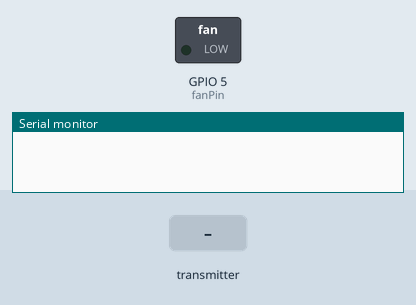
Simulated run of this sketch. Board: ESP32. On the bench: switched loads named in the sketch (green lamp = pin HIGH), the last lines printed to the serial monitor. The inputs (shaded band) are chosen by the test bench.

Above: at 1.2 s.
1.3 s: the transmitter starts sending temp = 0
At 1.8 s:
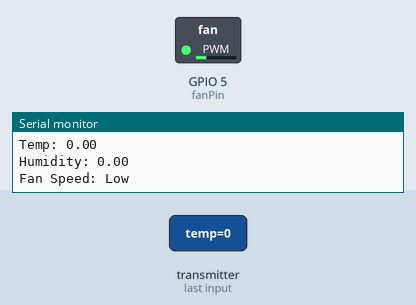
2.8 s: the transmitter starts sending temp = 25
At 4.0 s:
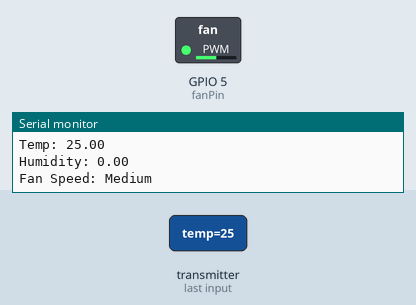
4.3 s: the transmitter starts sending temp = 50
At 5.3 s:
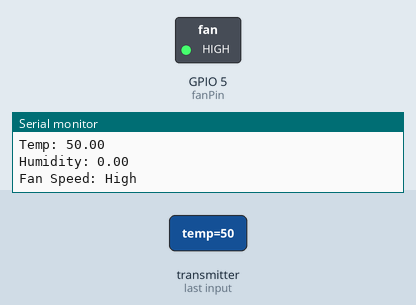
Timing chart, 0 to 7.3 s (numbered marks = the images above; inputs shaded):
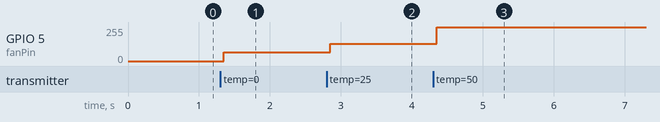

The sketch:

pwm_espnow_RCVV.ino
```cpp
//demo board mac 80:7d:3a:fc:e5:d4

//#################################### IMPORT LIBS###################################
#include <esp_now.h>
#include <WiFi.h>

//#################################### PUBLIC DECLARATION ###################################
const int fanPin = 5;  // PWM pin connected to the fan's control input

// Structure example to receive data
// Must match the sender structure
typedef struct struct_message {
  float temp;
  float humidity;
} struct_message;

// Create a struct_message called myData
struct_message myData;

//#################################### FUNCTION DECLARATION ###################################

// callback function that will be executed when data is received
void OnDataRecv(const uint8_t *mac, const uint8_t *incomingData, int len) {
  memcpy(&myData, incomingData, sizeof(myData));
  Serial.print("Bytes received: ");
  Serial.println(len);
  Serial.print("Temp: ");
  Serial.println(myData.temp);
  Serial.print("Humidity: ");
  Serial.println(myData.humidity);

  float temperature = myData.temp;

// PROCESS RCVV DATA
  if (temperature < 25.0) {
    // Low speed (25% duty cycle)
    analogWrite(fanPin, 64);
    Serial.println("Fan Speed: Low");
  } else if (temperature >= 25.0 && temperature < 30.0) {
    // Medium speed (50% duty cycle)
    analogWrite(fanPin, 128);
    Serial.println("Fan Speed: Medium");
  } else {
    // High speed (100% duty cycle)
    analogWrite(fanPin, 255);
    Serial.println("Fan Speed: High");
  }
}

//#################################### INIT ###################################

void setup() {
  // Initialize Serial Monitor
  Serial.begin(115200);

  // Set the fan pin as an output
  pinMode(fanPin, OUTPUT);

  // Set device as a Wi-Fi Station
  WiFi.mode(WIFI_STA);

  // Init ESP-NOW
  if (esp_now_init() != ESP_OK) {
    Serial.println("Error initializing ESP-NOW");
    return;
  }

  // Once ESPNow is successfully Init, we will register for recv CB to
  // get recv packer info
  esp_now_register_recv_cb(esp_now_recv_cb_t(OnDataRecv));
}

//#################################### LOOP ###################################

void loop() {
}
```

Measured:
- after the input at 1.3 s, GPIO 5 (fanPin): 0/255 → 64/255 after 0.05 s
- after the input at 2.8 s, GPIO 5 (fanPin): 64/255 → 128/255 after 0.05 s
- after the input at 4.3 s, GPIO 5 (fanPin): 128/255 → 255/255 after 0.05 s
